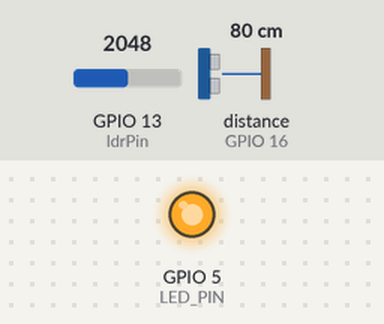
Bench run of a sketch on a simulated ESP32. On the bench: output pins drawn as LEDs (lit = HIGH). Wiring (inferred from the names in the program): ultrasonic range finder: trigger GPIO 15; echo GPIO 16. Inputs (shaded band) come from the test bench; at power-on: GPIO 13 (ldrPin) = 2048, distance to the obstacle (sensor on GPIO 16) 80 cm. The echo pulse lasts 58.3 µs per cm; pins used as bus, display or sensor lines are not drawn; what the sketch prints to the serial monitor is not drawn.

Above: at 0.1 s.
Timing chart, 0 to 1.6 s (numbered marks = the images above):
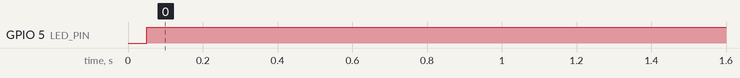

The sketch:

slave1.ino
```cpp
#include <Wire.h>

#define SDA_PIN 36
#define SCL_PIN 35
#define LED_PIN 5

int switch_pos = 0;
int slaveAddress = 8;
uint16_t ultrasonicValue = 0;
uint16_t ldrValue = 0;
uint8_t data = 1;
unsigned long lastUpdateTime = 0;
unsigned long lastUpdateTime1 = 0;
const unsigned long updateInterval = 1000;
const unsigned long updateInterval1 = 50;
const int trigPin = 15;
const int echoPin = 16;
const int ldrPin = 13;

void setup() {
  Serial.begin(9600);
  pinMode(trigPin, OUTPUT);
  pinMode(echoPin, INPUT);
  pinMode(LED_PIN, OUTPUT);
  digitalWrite(LED_PIN, LOW);
  Wire.begin(slaveAddress, SDA_PIN, SCL_PIN, 400000);
  Wire.onReceive(receiveEvent);
  Wire.onRequest(requestEvent);
}

void loop() {
  unsigned long currentTime = millis();

  if (currentTime - lastUpdateTime1 >= updateInterval1) {
    receiveData();
    lastUpdateTime1 = currentTime;
  }

  if (currentTime - lastUpdateTime >= updateInterval) {

    ultrasonicValue = getUltrasonicDistance();
    transmitLDR();
    lastUpdateTime = currentTime;
  }
}

void transmitLDR() {

  ldrValue = analogRead(ldrPin);
  Serial.print(" |LDR : ");
  Serial.print(ldrValue);
  Serial.print(", Extra Data: ");
  Serial.print(data);
}

void receiveData() {
  if (switch_pos == 0) {
    digitalWrite(LED_PIN, HIGH);
  } else if (switch_pos == 1) {
    digitalWrite(LED_PIN, LOW);
  }

  Serial.print(" | Slave 2 - received switch_pos: ");
  Serial.println(switch_pos);
}

uint16_t getUltrasonicDistance() {
  digitalWrite(trigPin, LOW);
  delayMicroseconds(2);
  digitalWrite(trigPin, HIGH);
  delayMicroseconds(10);
  digitalWrite(trigPin, LOW);

  long duration = pulseIn(echoPin, HIGH);
  uint16_t distance = duration * 0.034 / 2;
  return distance;
  Serial.print(" Ultrasonic: ");
  Serial.print(distance);
  Serial.print(" cm");
}

void receiveEvent(int numBytes) {
  if (Wire.available() >= 2) {
    uint16_t highByte = Wire.read();
    uint16_t lowByte = Wire.read();
    uint16_t receivedValue = (highByte << 8) | lowByte;
    switch_pos = receivedValue;
  }
}

void requestEvent() {

  Wire.write((byte)(ultrasonicValue >> 8));
  Wire.write((byte)ultrasonicValue);
  Wire.write((byte)(ldrValue >> 8));
  Wire.write((byte)ldrValue);
  Wire.write(data);
}
```

Measured:
- by itself, GPIO 5 (LED_PIN): LOW → HIGH at 0.05 s
